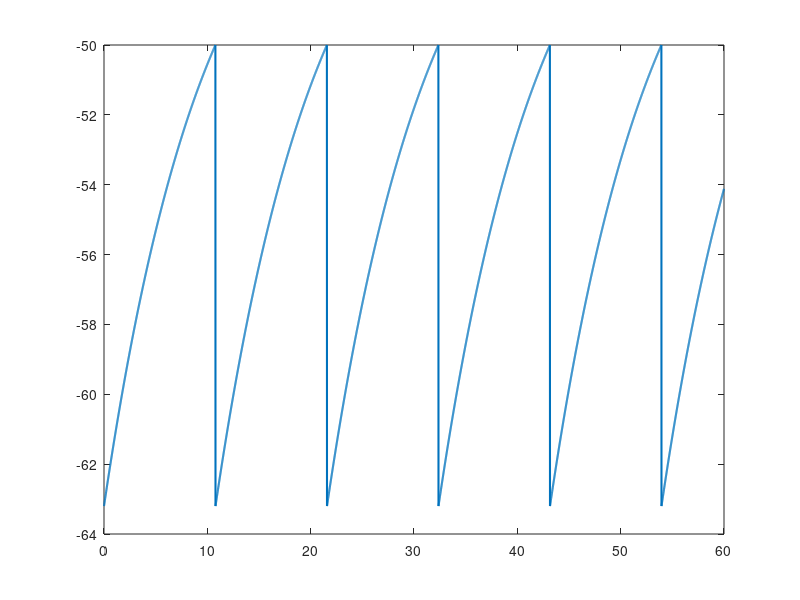

The MATLAB script that drew this image: (Note: this script raises an error after producing the figure.)
%%
% <latex>
% \title{BE 521: Homework 2 Questions \\{\normalsize Modeling Neurons} \\{\normalsize Spring 2021}}
% \author{46 points}
% \date{Due: Tuesday, 2/9/2021 10:00 PM}
% \maketitle
% \textbf{Objective:} Computational modeling of neurons. \\
% We gratefully acknowledge Dr. Vijay Balasubramanian (UPenn) for many of
% the questions in this homework.\\
% </latex>

%% 
% <latex>
% \begin{center}
% \author{Jal Mahendra Panchal}
% \end{center}
% </latex>

%%
% <latex>
% \section{Basic Membrane and Equilibrium Potentials (6 pts)}
% Before undertaking this section, you may find it useful to read pg.
% 153-161 of Dayan \& Abbott's \textit{Theoretical Neuroscience} (the 
% relevant section of which, Chapter 5, is posted with the homework). 
% </latex>

%%
% <latex>
% \begin{enumerate}
%  \item Recall that the potential difference $V_T$ when a mole of ions crosses a cell membrane is defined by the universal gas constant $R = 8.31\; {\rm J/mol\cdot K}$, the temperature $T$ (in Kelvin), and Faraday's constant $F = 96,480 {\rm\ C/mol}$ \[ V_T = \frac{RT}{F} \] Calculate $V_T$ at human physiologic temperature ($37\; ^{\circ} \rm C$). (1 pt)
% </latex>

%%
% <latex>
% \rule{\textwidth}{1pt}
% \textit{Example Latex math commands that uses the align tag to make your equations
% neater. You can also input math into sentences with \$ symbol like $\pi + 1$.}
% \begin{align*}
% E = MC^2 \tag{not aligned}\\
% E = & MC^2 \tag{aligned at = by the \&}\\
% 1 = &\; \frac{2}{2}\tag{aligned at = by \&}
% \end{align*}
% \rule{\textwidth}{1pt}
% </latex>

%%
% <latex>
% \\ Answer: \\
% </latex>
%%
% Replacing the value of R = 8.134 J/ mol.K, F  = 96,480 C/mol and T = 310 K
% in the equation, we get : 
R = 8.314;
F = 96480;
T = 310;
V_t = R*T/F

%%
% <latex>
% The $V_T$ at human physiological temperatures is 0.0267 V or 26.7 mV.\\
% </latex>


%%
% <latex>
%  \item Use this value $V_T$ to calculate the Nernst equilibrium potentials 
%  (in mV) for the $\rm K^+$, $\rm Na^+$, and $\rm Cl^-$ ions, given the following 
%  cytoplasm and extracellular concentrations in the squid giant axon: 
%  $\rm K^+$ : (120, 4.5), $\rm Na^+$ : (15, 145), and $\rm Cl^-$ : (12, 120), 
%  where the first number is the cytoplasmic and the second the extracellular 
%  concentration (in mM). (2 pts)
% </latex>

%%
% <latex>
% \\ Answer: \\
% To calcualte the Nernst equilibrium potential, we can use the equation,
% \begin{align*}
% E = & \frac{V_T}{z} ln(\frac{[extracellular\ concentration]}{[cytoplasmic\ concentration]})
% \end{align*}
% </latex>

K_extcell_conc_mM =4.5;
K_cyto_conc_mM = 120;
K_z = 1;

Na_extcell_conc_mM =145;
Na_cyto_conc_mM = 15;
Na_z  = 1;

Cl_extcell_conc_mM =120;
Cl_cyto_conc_mM = 12;
Cl_z = -1;

% Nernst equilibrium potential for K in mV is
E_K_mV = V_t/K_z*log(K_extcell_conc_mM/K_cyto_conc_mM)

% Nernst equilibrium potential for Na in mV is 
E_Na_mV = V_t/Na_z*log(Na_extcell_conc_mM/Na_cyto_conc_mM)

% Nernst equilibrium potential for Cl in mV is 
E_Cl_mV = V_t/Cl_z*log(Cl_extcell_conc_mM/Cl_cyto_conc_mM)

%%
% <latex>
% The Nernst equilibrium potential for $K^+$ is -87.7 mV, for $Na^+$ is 60.6
% mV and for $Cl^-$ is -61.5 mV. \\
% </latex>



%%
% <latex>
%  \item 
%   \begin{enumerate}
% 	\item Use the Goldmann equation,
% 	  \begin{equation}
% 		V_m = V_T\ln\left( \frac{\rm P_{K}\cdot[K^+]_{out} + P_{NA}\cdot[Na^+]_{out} + P_{Cl}\cdot[Cl^-]_{in}}{\rm P_{K}\cdot[K^+]_{in} + P_{NA}\cdot[Na^+]_{in} + P_{Cl}\cdot[Cl^-]_{out}} \right)
% 	  \end{equation}
% 	to calculate the resting membrane potential, $V_m$, assuming that the ratio of membrane permeabilities $\rm P_K:P_{Na}:P_{Cl}$ is $1.0:0.045:0.45$. Use the ion concentrations given above in Question 1.2. (2 pts)
% </latex>

%%
% <latex>
% \\ Answer: \\
% </latex>

%%
%Using the given ratios of membrane permiabilities, we get
P_K = 1;
P_Na = 0.045;
P_Cl = 0.45;

V_m_rest = V_t*log(((P_K*K_extcell_conc_mM)+(P_Na*Na_extcell_conc_mM)+ (P_Cl*Cl_cyto_conc_mM))/((P_K*K_cyto_conc_mM)+(P_Na*Na_cyto_conc_mM)+(P_Cl*Cl_extcell_conc_mM)))

%%
% <latex>
% The resting membrane potential is $V_m$ = -63.2 mV.\\
% </latex>

%%
% <latex>
% 	\item Calculate the membrane potential at the peak action potential, assuming a permeability ratio of $1.0:11:0.45$, again using the ion concentrations given in Question 1.2. (1 pt)
%   \end{enumerate}
% </latex>

%%
% <latex>
% \\ Answer: \\
% </latex>

%%
%Using the membrane permiabilities  to find membrane potential at peak
%action potential

P_K = 1;
P_Na = 11;
P_Cl = 0.45;

V_m_actpot = V_t*log(((P_K*K_extcell_conc_mM)+(P_Na*Na_extcell_conc_mM)+(P_Cl*Cl_cyto_conc_mM))/((P_K*K_cyto_conc_mM)+(P_Na*Na_cyto_conc_mM)+(P_Cl*Cl_extcell_conc_mM)))

%%
% <latex>
% The membrane potential at peak action potential is $V_m$ = 41.5 mV.\\
% </latex>

%%
% <latex>
% 	\item The amplitudes of the multi-unit signals in HW0 and local field
% 	potentials (LFP) in HW1 had magnitudes on the order of 10 to 100
% 	microvolts. The voltage at the peak of the action potential (determined
% 	using the Goldman equation above) has a magnitude on the order of 10
% 	millivolts. Briefly explain why we see this difference in magnitude.
% 	Hint 1: Voltage is the difference in electric potential between two
% 	points. What are the two points for our voltage measurement in the
% 	multi-unit and LFP signals? What are the two points for the voltage
% 	measurement of the action potential? Hint 2: The resistance of the neuronal membrane is typically much higher than the resistance of the extracellular fluid. (2 pts)
% </latex>

%%
% <latex>
% \\ Answer: \\
% Local field Potential is measured between 2 electrodes in the
% extracelular fluid in constast the action potential is measured between
% an electrode inserted into the brain cell and another electrode in the
% extracellular fluid. The resistance across the 2 electrodes for action
% potential measurement is very high due to the presence of neuronal
% membrane in between as compared to the extracellular fluid between the 2
% electrodes of during the Local field potential measurement. The
% difference in reference points and the resistnace account for the much
% highe values of action potential voltage and local field potential.\\
% </latex>
%% 
% <latex>
% \end{enumerate}
% \section{Integrate and Fire Model (38 pts)}
% You may find it useful to read pg.\ 162-166 of Dayan and Abbott for this section. The general differential equation for the integrate and fire model is
% \[ \tau_m\frac{dV}{dt} = V_m - V(t) + R_m I_e(t) \]
% where $\tau_m = 10\, \rm ms$ is the membrane time constant, describing how fast the current is leaking through the membrane, $V_m$ in this case is constant and represents the resting membrane potential (which you have already calculated in question 1.3.a), and $V(t)$ is the actual membrane potential as a function of time. $R_m = 10^7\, \Omega$ is the constant total membrane resistance, and $I_e(t)$ is the fluctuating incoming current. Here, we do not explicitly model the action potentials (that's Hodgkin-Huxley) but instead model the neuron's behavior leading up and after the action potential.
% </latex>

%%
% <latex>
% Use a $\Delta t = 10\, \rm \mu s$ ($\Delta t$ is the discrete analog of the continuous $dt$). Remember, one strategy for modeling differential equations like this is to start with an initial condition (here, $V(0)=V_m$), then calculate the function change (here, $\Delta V$, the discrete analog to $dV$) and then add it to the function (here, $V(t)$) to get the next value at $t+\Delta t$. Once/if the membrane potential reaches a certain threshold ($V_{th} = -50\, \rm mV$), you will say that an action potential has occurred and reset the potential back to its resting value.
% \begin{enumerate}
%  \item Model the membrane potential with a constant current injection (i.e., $I_e(t) = I_e = 2 {\rm nA}$). Plot your membrane potential as a function of time to show at least a handful of ``firings.'' (8 pts)
% </latex>

%%
% <latex>
% \\ Answer: \\
% Subsituting the values provided, we can calculate membrane potential for
% given constant current injection.
% </latex>

%%
%Using paramters provided in the question
tau_m_s = 10*1e-3;
V_m_rest_V = -63.2*1e-3; %Value from 1.3a
R_m_ohm = 1e7; 
I_e_A = 2*1e-9;
del_t_s = 10*1e-6 ;
V_m_t_V= [];
V_m_t_curr_V = V_m_rest_V; %Initial V_m_t = V_m
V_m_thresh_V = -50*1e-3;

duration_us = 60000;
spike_curr = 0;

for i=0:10:duration_us
    
    V_m_t_V = [V_m_t_V, V_m_t_curr_V];
    del_V_V = del_t_s/tau_m_s*(V_m_rest_V-V_m_t_curr_V+R_m_ohm*I_e_A);
    V_m_t_curr_V = V_m_t_curr_V+del_V_V;
    %Resetting the membrane potential when it crosses the threshold
    if V_m_t_curr_V > V_m_thresh_V
        V_m_t_curr_V = V_m_rest_V;       
        spike_new = i-spike_curr;
        spike_curr = i;
    end 
    
end

spike_interval_ms = spike_new/1e3;
%%
%Plotting the voltage
figure();
t_us = 0:10:duration_us;
t_ms = t_us/1e3;
V_m_t_mV = V_m_t_V*1e3;
plot(t_ms,V_m_t_mV, 'Linewidth', 1.5)
hold on 
yline(V_m_thresh_V*1e3, ':', 'V_{th}', 'LineWidth', 1)
title(['Membrane potential for I_e = ', num2str(I_e_A),'A'])
xlabel('Time (ms)')
ylabel('Membrane Potential (mV)')
ylim([-65,-48])
hold off


%%
% <latex>
%  \item Produce a plot of firing rate (in Hz) versus injection current, over the range of 1-4 nA. (4 pts)
% </latex>

%%
% <latex>
% \\ Answer: \\
% To calculate firing rate, we know that, \\
% \[
% $r_{sis}$ = 
% \begin{cases}
%   0 & \text{if $R_mI_e\ \leg \ V_{th} -E_l$} \\
%   \frac{1}{t_isi} = (\tau_m ln(\frac{R_mI_e\ +E_L\ -V_{reset}}{R_mI_e\ +E_L\ - V_{th}}))^{-1} & \text{otherwise}
% \end{cases}
% \]
% </latex>

%%
%Using paramters provided in the question
tau_m_s = 10*1e-3;
V_m_reset_V = V_m_rest;
R_m_ohm = 1e7; 
E_l_V = V_m_reset_V;
V_m_thresh_V = -50*1e-3;

I_e_A = (1:0.1:4)*1e-9;
r_isi_hz = [];

for i=I_e_A
    t_isi_curr_s = tau_m_s*log((R_m_ohm*i + E_l_V - V_m_reset_V)/(R_m_ohm*i + E_l_V - V_m_thresh_V));
    if (R_m_ohm*i <=  (V_m_thresh_V-E_l_V))
        r_isi_curr_hz = 0;
    else
        r_isi_curr_hz = 1/t_isi_curr_s;
    end
    r_isi_hz = [r_isi_hz, r_isi_curr_hz ]; 
end


%%
% figure();
plot(I_e_A,r_isi_hz, 'o-', 'Linewidth', 1.5)
title('Firing rate vs Injection current ')
xlabel('Injection Current (A)')
ylabel('Firing Rate (Hz)')

%%
% <latex>
%  \item \texttt{I521\_A0002\_D001} contains a dynamic current injection in nA. Plot the membrane potential of your neuron in response to this variable injection current. Use Matlab's \texttt{subplot} function to place the plot of the membrane potential above the injection current so that they both have the same time axis. (Hint: the sampling frequency of the current injection data is different from the sampling frequency ($\frac{1}{\Delta t}$) that we used above.) (4 pts)
% </latex>

%%
% <latex>
% \\ Answer: \\
% </latex>

%%
%Getting I521_A0002_D001 data
%Adding workspace path
addpath(genpath('/Users/jalpanchal/git/be521'));

%create session
% dataset I521 A0002 D001.
session = IEEGSession('I521_A0002_D001', 'jalpanchal', 'jal_ieeglogin.bin');

%fetch detals of data
duration_s = session.data(1).rawChannels(1).get_tsdetails.getDuration/1e6;
sampling_frequency_hz = session.data.sampleRate;
dyn_curr_nA = (session.data.getvalues(0, duration_s * 1e6, 1))';

%%
%Calculating the membrane potential for the provided dynamic injection
%current

tau_m_s = 10*1e-3;
V_m_rest_V = -63.2*1e-3; %Value from 1.3a
R_m_ohm = 1e7; 
del_t_s = 1/sampling_frequency_hz;
V_m_t_V= [];
V_m_t_curr_V = V_m_rest_V; %Initial V_m_t = V_m
V_m_thresh_V = -50*1e-3;


for i=dyn_curr_nA
    i_A = i*1e-9;
    V_m_t_V = [V_m_t_V, V_m_t_curr_V];
    del_V_V = del_t_s/tau_m_s*(V_m_rest_V-V_m_t_curr_V+R_m_ohm*i_A);
    V_m_t_curr_V = V_m_t_curr_V+del_V_V;
    %Resetting the membrane potential when it crosses the threshold
    if V_m_t_curr_V > V_m_thresh_V
        V_m_t_curr_V = V_m_rest_V;
    end 
    
end
%%
%Plotting values
fs = sampling_frequency_hz;
len = duration_s;
t = 0:1/fs:len-1/fs;
x = dyn_curr_nA;

figure();
V_m_t_mV = V_m_t_V*1e3;
ax1 = subplot(2,1,1);
plot(t,V_m_t_mV, 'Linewidth', 1.5)
hold on 
yline(V_m_thresh_V*1e3, ':', 'V_{th}', 'LineWidth', 1)
title(['Membrane potential for dynamic injection current'])
% xlabel('Time (s)')
ylabel('Membrane Potential (mV)')
ylim([-65,-45])
set(ax1,'xticklabel',[]);
ax1.Position = [0.1 0.5 0.8 0.4];
hold off

ax2 = subplot(2,1,2);
plot(t, x, 'Color', 'black', 'Linewidth', 1.5);
ylabel('Injection Current (nA)');
xlabel('Time (sec)');
ax2.Position = [0.1 0.08 0.8 0.4];


%%
% <latex>
%  \item Real neurons have a refractory period after an action potential that prevents them from firing again right away. We can include this behavior in the model by adding a spike-rate adaptation conductance term, $g_{sra}(t)$ (modeled as a potassium conductance), to the model
%  \[ \tau_m\frac{dV}{dt} = V_m - V(t) - r_m g_{sra}(t)(V(t)-V_K)+ R_m I_e(t) \]
%  where \[ \tau_{sra}\frac{dg_{sra}(t)}{dt} = -g_{sra}(t), \]
%  Every time an action potential occurs, we increase $g_{sra}$ by a certain constant amount, $g_{sra} = g_{sra} + \Delta g_{sra}$. Use $r_m \Delta g_{sra} = 0.06$. Use a conductance time constant of $\tau_{sra} = 100\, \rm ms$, a potassium equilibrium potential of $V_K = -70\, \rm mV$, and $g_{sra}(0) = 0$. (Hint: How can you use the $r_m \Delta g_{sra}$ value to update voltage and conductance separately in your simulation?)
% </latex>

%%
% <latex>
%  \begin{enumerate}
%   \item Implement this addition to the model (using the same other parameters as in question 2.1) and plot the membrane potential over 200 ms. (8 pts)
% </latex>

%%
% <latex>
% \\ Answer: \\
% Here, to account for spike-rate adaption, we will increment the
% $r_m g_{sra}$ term by 0.06 after every action potential and continue
% decaying it at the the rate of \frac{-$r_m g_{sra}$}{\tau_sra} till it
% reaches 0. \\
% </latex>

%%
%Using paramters provided in the question
tau_m_s = 10*1e-3;
V_m_rest_V = -63.2*1e-3; %Value from 1.3a
V_K_V = -70*1e-3; 
R_m_ohm = 1e7; 
I_e_A = 2*1e-9;
del_t_s = 10*1e-6 ;
V_m_t_V= [];
V_m_t_curr_V = V_m_rest_V; %Initial V_m_t = V_m_rest
V_m_thresh_V = -50*1e-3;

tau_sra_s = 100*1e-3;

% As r_m is a constant we will treat r_m * g_sra as a single term
r_m_g_sra = 0;

spike_time_stamp_us = [];

duration_us = 500000;

for i=0:10:duration_us
    
    V_m_t_V = [V_m_t_V, V_m_t_curr_V];
    addi_current = r_m_g_sra*(V_m_t_curr_V-V_K_V);
    del_V_V = del_t_s/tau_m_s*(V_m_rest_V-V_m_t_curr_V+R_m_ohm*I_e_A-addi_current);
    V_m_t_curr_V = V_m_t_curr_V+del_V_V;
    
    %Resetting the membrane potential when it crosses the threshold
    if V_m_t_curr_V > V_m_thresh_V
        V_m_t_curr_V = V_m_rest_V;      
        %After an action potential, r_m*g_sra increases by 0.06
        r_m_g_sra = r_m_g_sra + 0.01;
        
        spike_time_stamp_us = [spike_time_stamp_us, i];
    end 
    
    %While r_m*g_sra is >0 it decays back to zero
    if r_m_g_sra >0        
        del_r_m_g_sra = -del_t_s/tau_sra_s*(r_m_g_sra);
        r_m_g_sra = r_m_g_sra + del_r_m_g_sra;
    end
end

%%
% Plotting the voltage
figure();
t_us = 0:10:duration_us;
t_ms = t_us/1e3;
V_m_t_mV = V_m_t_V*1e3;
plot(t_ms,V_m_t_mV, 'Linewidth', 1.5)
hold on 
yline(V_m_thresh_V*1e3, ':', 'V_{th}', 'LineWidth', 1)
title(('Membrane potential  with spike-rate adaption'))
xlabel('Time (ms)')
ylabel('Membrane Potential (mV)')
ylim([-65,-48])
xlim([0,200])
hold off
%%
% <latex>
%   \item Plot the inter-spike interval (the time between the spikes) of all the spikes that occur in 500 ms. (2 pts)
% </latex>

%%
% <latex>
% \\ Answer: \\ 
% </latex>

%%
%Calculataing interval between spikes
spike_interval_ms = diff(spike_time_stamp_us)/1e3;
plot(spike_interval_ms, 'o-', 'Linewidth', 1.5);
title(('Inter-spike interval from i to i+1^{th} Spike for spike-rate adaption'))
xlabel('Spike Interval index')
ylabel('Interval duration (ms)')
%%
% <latex>
%   \item Explain how the spike-rate adaptation term we introduced above might be contributing to the behavior you observe in 2.4.b. (2 pts)
% </latex>

%%
% <latex>
% \\ Answer: \\
% Without the spike-rate adaption, we saw that the spike interval was a
% constant value of 10.78 ms for a I_e = 2nA. \\ The spike-rate adaption
% causes the inter-spike distance to lengthen over time and cause it to
% settle at a stady state value eventually. This is achieved by modeling a 
% conductance with fast recovery time and large increment after
% an action potential. The large increment causes the neuron to clamp at
% E_K, thus temporarily preventing further firing and producing an absolute
% refractory period. As this conductance decays to 0, firing will be
% possible but initially less likely, producing a relative refractory
% period. When the recovery is completed, normal firing can resume.\\
% </latex>

%%
% <latex>
%  \end{enumerate}
%  \item Pursue an extension of this basic integrate and fire model. A few ideas are: implement the Integrate-and-Fire-or-Burst Model of Smith et al.\ 2000 (included); implement the Hodgkin-Huxley model (see Dayan and Abbot, pg.\ 173); provide some sort of interesting model of a population of neurons; or perhaps model what an electrode sampling at 200 Hz would record from the signal you produce in question 2.3. Feel free to be creative. 
%  We reserve the right to give extra credit to particularly interesting extensions and will in general be more generous with points for more difficult extensions (like the first two ideas), though it is possible to get full credit for any well-done extension.
%   \begin{enumerate}
% 	\item Briefly describe what your extension is and how you will execute it in code. (6 pts)
% </latex>

%%
% <latex>
% \\ Answer: \\
% I have attemped to implement the neuron's action potential based on the
% Hodgekin-Huxley model. \\
% The equations used for the implementation are :
% \begin{align*}
% c_m \frac{dV}{dt} = -i_m + \frac{I_e}{A} .\\
% \end{align*}
% Where, i_m is written as a sum of a leakage current, a delayed-rectified
% K^+ current and a transient Na^+ current, as given by:
% \begin{align*}
% i_m = $\bar{g_L}$(V-E_L) + $\bar{g_K}$n^4(V-E_K) +
% $\bar{g_{Na}}$m^3h(V-E_{Na}).\\
% \end{align*}
% The gating the equation for the gating constants used are [1], [2]:
% \begin{align*}
% \frac{dn}{dt}= \alpha_n(V_m)(1-n)-\beta_n(V_m)n \\
% \frac{dm}{dt}= \alpha_m(V_m)(1-m)-\beta_m(V_m)m \\
% \frac{dh}{dt}= \alpha_h(V_m)(1-h)-\beta_h(V_m)h \\ \\
% Where,
% \alpha_n(V_m) = \frac{0.01*(V_m+55)}{1-e^{\frac{-(V_m+55)}{10}}} .\\
% \beta_n(V_m) = 0.125*e^{\frac{-(V_m+65)}{80}} \\ \\
% \alpha_m(V_m) = \frac{0.1(V_m+40)}{1-e^{\frac{-(V+40)}{10}}} \\
% \beta_m(V_m) = 4e^{\frac{-(V_m+65)}{18}} \\ \\
% \alpha_h(V_m) = 0.07e^{\frac{-(V_m+65)}{20}} \\
% \beta_h(V_m) = \frac{1}{1+e^{\frac{-(V_m+35)}{10}}} \\ \\
% \end{align*}
% Using similar method as previous questions, the differential equations
% were implemented using discrete delta change calculation and updating the
% variable. A stepwise increasing i_e was provided to see the change sin
% the gating variables and current. [1][2], \\
% </latex>

%%
% <latex>
% 	\item Provide an interesting figure along with an explanation illustrating the extension. (4 pts)
% </latex>

%%
% <latex>
% \\ Answer: \\
% </latex>

%%
%Using values of constants from DayanAbbot-Chap5_Page 173 and sources [1]
%and [2]
g_L = 0.3; % mS/cm^2
g_K = 36; % mS/cm^2
g_Na = 120; % mS/cm^2

E_L_mV = -54.387;
E_K_mV = -77;
E_Na_mV = 50;

C_m = 1; % uF/cm^2 

t = 0:0.01:450;
del_t_ms = 0.01;

%Injection current
%Steps of 10uA, 20 uA and 40 uA
I_e_uA = 10*(t>50) - 10*(t>150) + 20*(t>200) -20*(t>300) + 40*(t>350) - 40*(t>450);


%Initial values
V_mV = -65;
m = 0.05;
h = 0.6;
n = 0.32;

V_arry_mV = [];
I_L_arry = [];
I_Na_arry = [];
I_K_arry = [];
m_arry = [];
h_arry = [];
n_arry = [];

for i  = 1:45001
    
    V_arry_mV = [V_arry_mV , V_mV];
    
    I_L = g_L*(V_mV-E_L_mV);
    I_L_arry = [I_L_arry, I_L];
    
    I_Na = g_Na*m^3*h*(V_mV-E_Na_mV);
    I_Na_arry = [I_Na_arry, I_Na];
    
    I_K = g_K*n^4*(V_mV-E_K_mV);
    I_K_arry = [I_K_arry, I_K];
    
    
    del_V_mV = del_t_ms/C_m*(I_e_uA(i) -I_L -I_Na -I_K);
    V_mV = V_mV + del_V_mV;
    
    m_arry = [m_arry, m];
    del_m = del_t_ms*((0.1*(V_mV+40)/(1-exp(-(V_mV+40)/10)))*(1-m)-(4*exp(-(V_mV+65)/18))*m);
    m = m + del_m;
    
    h_arry = [h_arry,h];
    del_h = del_t_ms*((0.07*exp(-(V_mV+65)/20))*(1-h)-(1/(1+exp(-(V_mV+35)/10)))*h);
    h = h + del_h;
    
    n_arry = [n_arry, n];
    del_n = del_t_ms*((0.01*((V_mV+55)/(1-exp(-(V_mV+55)/10))))*(1-n)-(0.125*exp(-(V_mV+65)/80))*n);
    n = n + del_n;
    
end

%%
%Plot the graphs
subplot(4,1,1);
plot(t,V_arry_mV, 'LineWidth', 1.1)
title(('Hodgkin-Huxley model for action potential'))
ylabel('Membrane Potential (mV)')

subplot(4,1,2);
plot(t, I_e_uA, 'LineWidth', 1.1)
ylabel('Injection Current (\muA/cm^2)')

subplot(4,1,3);
plot(t, m_arry, 'LineWidth', 1.1)
hold on
plot(t, h_arry, 'LineWidth', 1.1)
plot(t, n_arry, 'LineWidth', 1.1)
hold off
legend('m', 'h', 'n')
ylabel('Gating variables')

subplot(4,1,4);
plot(t, I_L_arry, 'LineWidth', 1.1)
hold on
plot(t, I_Na_arry, 'LineWidth', 1.1)
plot(t, I_K_arry, 'LineWidth', 1.1)
hold off
legend('I_L', 'I_{Na}', 'I_K')
ylabel('Current (\muA)')

xlabel('Time (ms)')





%%
% <latex>
%   \end{enumerate}
% \end{enumerate}
% </latex>


